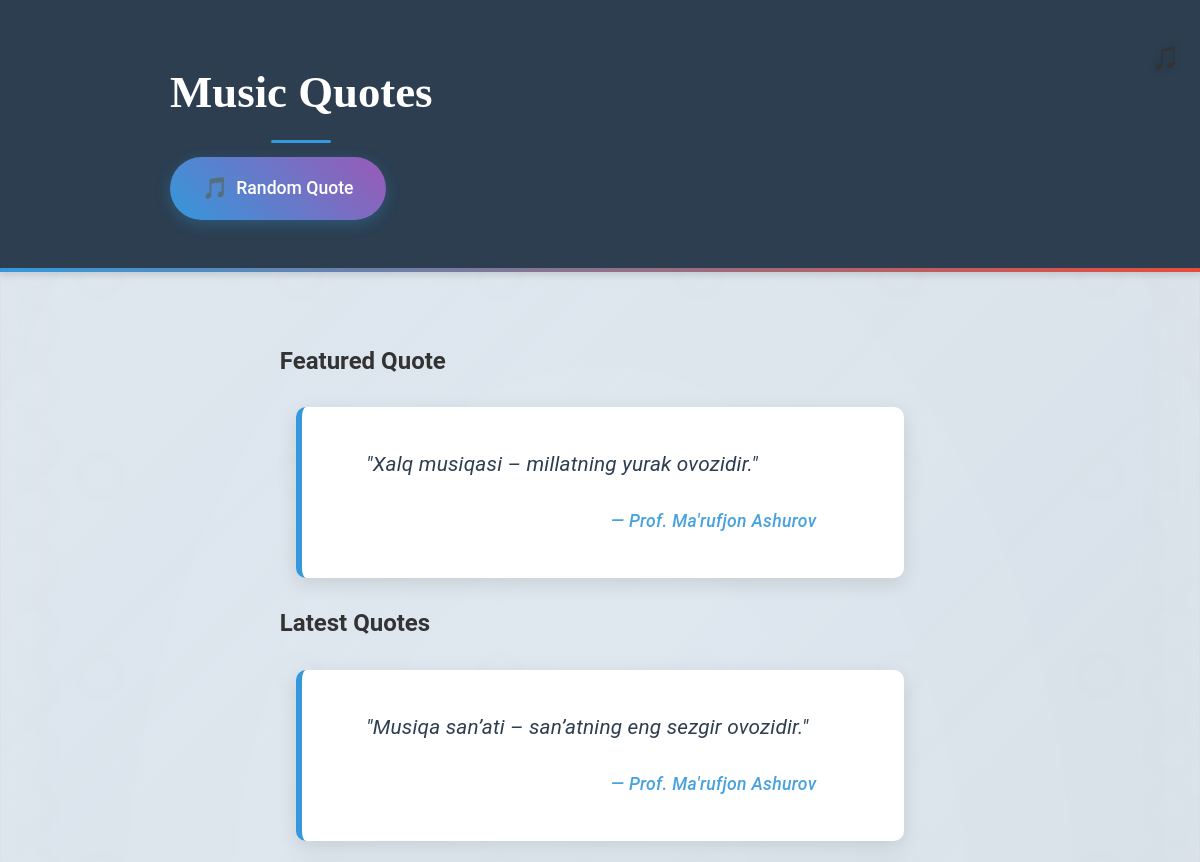
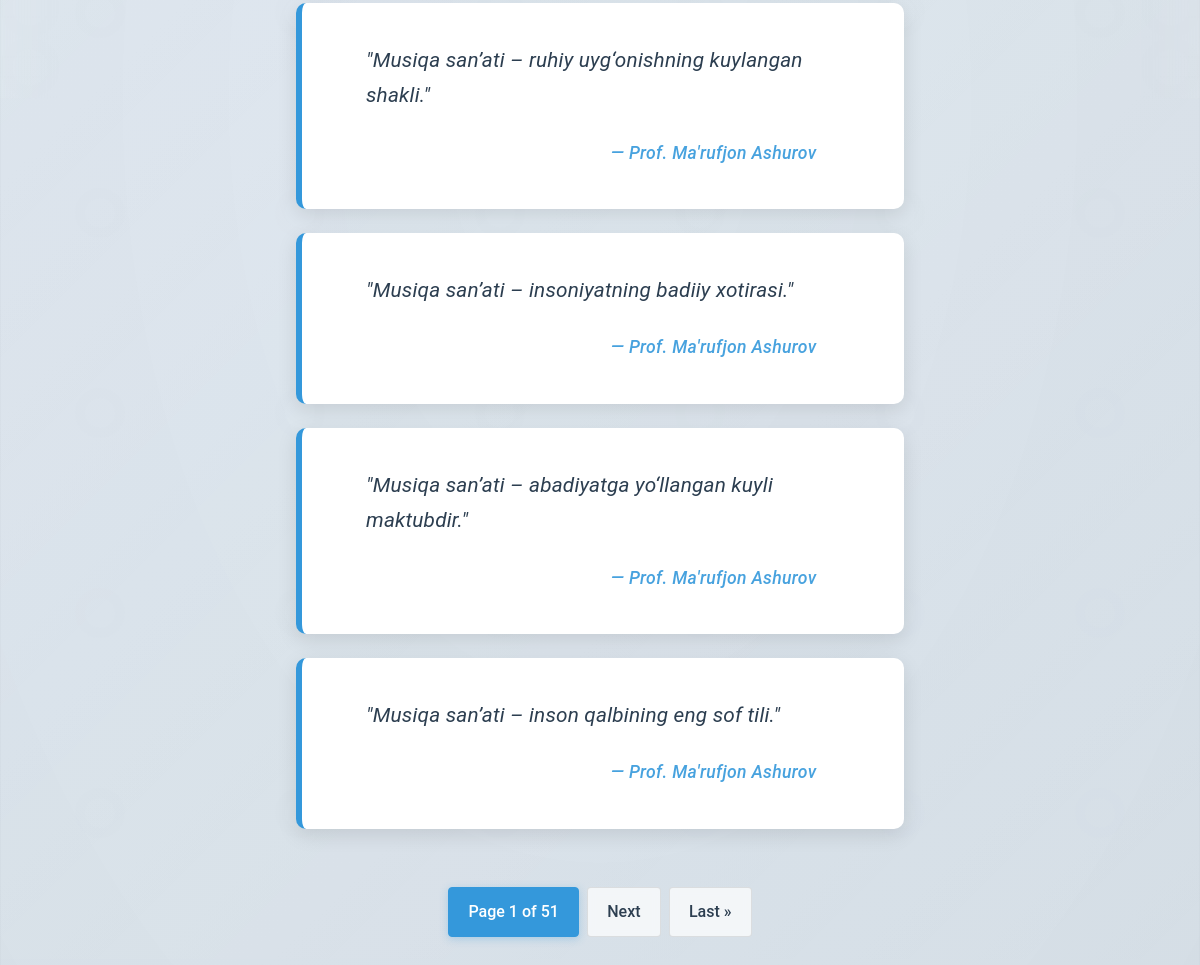
The page / on the database its author committed (2 pictures, top to bottom).
### quotes/models.py (models this page shows, shortened)
class Quote(models.Model):
    text = models.TextField(max_length=1000, help_text='The quote text')
    author = models.CharField(max_length=200, help_text='The author of the quote')
    created_at = models.DateTimeField(default=timezone.now)
    class Meta:
        ordering = ['-created_at']

### quotes/views.py (the view)
# urls.py: path('', views.quote_list, name='quote_list'),
def quote_list(request):
    quotes_list = Quote.objects.all()
    paginator = Paginator(quotes_list, 5)  # Show 5 quotes per page
    page_number = request.GET.get('page')
    page_obj = paginator.get_page(page_number)
    random_quote = get_random_quote()
    context = {
        'page_obj': page_obj,
        'random_quote': random_quote,
    }
    return render(request, 'quotes/quote_list.html', context)

### quotes/views.py (called while the page is built)
def get_random_quote():
    count = Quote.objects.aggregate(count=Count('id'))['count']
    if count > 0:
        random_index = random.randint(0, count - 1)
        return Quote.objects.all()[random_index]
    return None

### quotes/templates/quotes/quote_list.html (shortened to what this page needs)
{% extends 'base.html' %}
{% block content %}
    {% if random_quote %}
    <div class="random-quote-container">
        <h2>Featured Quote</h2>
        <div class="quote featured">
            <div class="quote-text">"{{ random_quote.text }}"</div>
            <div class="quote-author">{{ random_quote.author }}</div>
        </div>
    </div>
    {% endif %}
    <div class="quotes-list">
        <h2 class="section-title">Latest Quotes</h2>
        {% for quote in page_obj %}
            <div class="quote">
                <div class="quote-text">"{{ quote.text }}"</div>
                <div class="quote-author">{{ quote.author }}</div>
            </div>
        {% empty %}
            <div class="no-quotes">
                <p>No quotes available yet. Check back soon!</p>
            </div>
        {% endfor %}
    </div>
    {% if page_obj.has_other_pages %}
        <div class="pagination">
            <span class="current">
                Page {{ page_obj.number }} of {{ page_obj.paginator.num_pages }}
            </span>
            {% if page_obj.has_next %}
                <a href="?page={{ page_obj.next_page_number }}" class="{% if not page_obj.has_next %}disabled{% endif %}">
                    Next
                </a>
                <a href="?page={{ page_obj.paginator.num_pages }}" class="{% if not page_obj.has_next %}disabled{% endif %}">
                    Last &raquo;
                </a>
            {% endif %}
        </div>
    {% endif %}
{% endblock %}

### quotes/templates/base.html (shortened to what this page needs)
<!DOCTYPE html>
<html lang="en">
<head>
</head>
    <body>
    <div class="music-note" id="mainNote">♫</div>
    <div class="floating-notes" id="floatingNotes"></div>
    <div class="scroll-notes" id="scrollNotes"></div>
    <div class="page-decoration decoration-left">
        <div class="staff-lines"></div>
        <div class="note-pattern"></div>
    </div>
    <div class="page-decoration decoration-right">
        <div class="staff-lines"></div>
        <div class="note-pattern"></div>
    </div>
    <header>
        <div class="container">
            <h1>Music Quotes</h1>
            <div class="header-actions">
                <a href="{% url 'quotes:random_quote' %}" class="btn btn-random">
                    <span class="icon">🎵</span> Random Quote
                </a>
            </div>
        </div>
    </header>
    <main class="container">
        <div class="main-content">
            {% block content %}
            {% endblock %}
        </div>
    </main>
</body>
</html>

### rows shown on the page
Quote: text "Xalq musiqasi – millatning yurak ovozidir.", author "Prof. Ma'rufjon Ashurov"
Quote: text "Musiqa san’ati – san’atning eng sezgir ovozidir.", author "Prof. Ma'rufjon Ashurov"
Quote: text "Musiqa san’ati – ruhiy uyg‘onishning kuylangan shakli.", author "Prof. Ma'rufjon Ashurov"
Quote: text "Musiqa san’ati – insoniyatning badiiy xotirasi.", author "Prof. Ma'rufjon Ashurov"
Quote: text "Musiqa san’ati – abadiyatga yo‘llangan kuyli maktubdir.", author "Prof. Ma'rufjon Ashurov"
Quote: text "Musiqa san’ati – inson qalbining eng sof tili.", author "Prof. Ma'rufjon Ashurov"

### other values the page prints
{{ page_obj.number }} "1"
{{ page_obj.paginator.num_pages }} "51"
